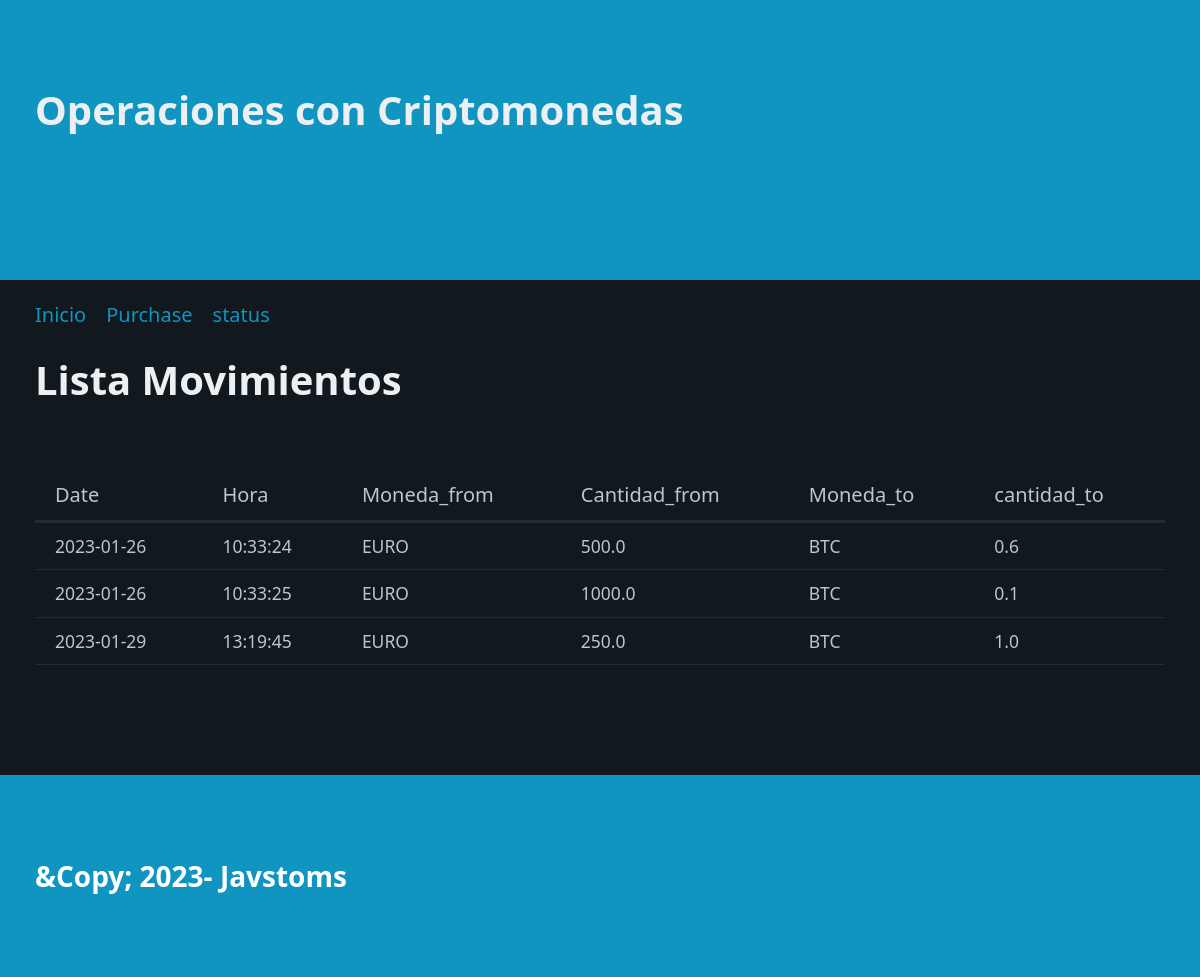
Before: / with the older database file.
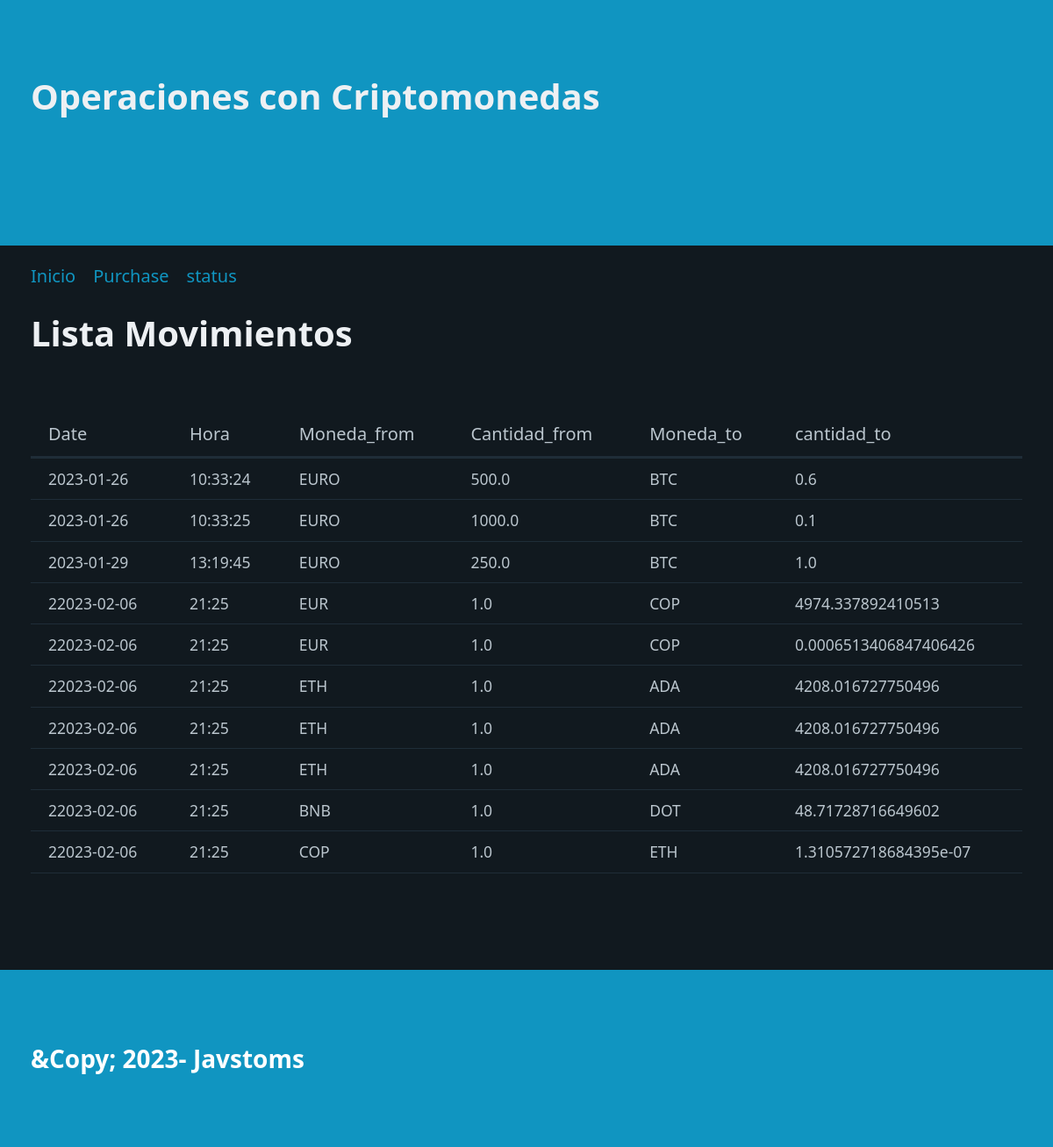
After: the same page with the newer database file.
### tables this page shows
CREATE TABLE "criptos" (
	"id"	INTEGER,
	"date"	TEXT NOT NULL,
	"hora"	TEXT NOT NULL,
	"Moneda_from"	TEXT NOT NULL,
	"Cantidad_from"	REAL NOT NULL,
	"Moneda_to"	TEXT NOT NULL,
	"cantidad_to"	REAL NOT NULL,
	PRIMARY KEY("id" AUTOINCREMENT)
);

### registros_ig/routes.py (the view)
@app.route("/")
def index():
    registros=select_all()
    return render_template("index.html", pageTitle="Registro y movimientos de Criptomonedas",data=registros)

### registros_ig/models.py (called while the page is built)
def select_all():
    connet=Conexion("SELECT id,date,hora,Moneda_from,Cantidad_from,Moneda_to, cantidad_to FROM criptos order by date;")
    filas = connet.cur.fetchall()#capturo las filas de datos
    columnas = connet.res.description#capturo los nombres de columnas
    resultado = []#lista para guardar diccionario
    for fila in filas:
        dato = {}#diccionario para cada registro
        posicion = 0#posicion columna
        for campo in columnas:
            dato[campo[0]]=fila[posicion]
            posicion += 1
        resultado.append(dato)
    connet.con.close()
    return resultado

### registros_ig/templates/index.html
{% extends "base.html" %}
{%block section%}
<h1> Lista Movimientos</h1>
<table id="movements_table">
    <thead>
        <tr>
            <th>Date</th>
            <th>Hora</th>
            <th>Moneda_from</th>
            <th>Cantidad_from</th>
            <th>Moneda_to</th>
            <th>cantidad_to</th>
        </tr>
    </thead>
    <tbody>
        {%for movements in data%}
        <tr>
            <td>{{movements.date}}</td>
            <td>{{movements.hora}}</td>
            <td>{{movements.Moneda_from}}</td>
            <td>{{movements.Cantidad_from}}</td>
            <td>{{movements.Moneda_to}}</td>
            <td>{{movements.cantidad_to}}</td>
        </tr>
        {% endfor %}
    </tbody>
</table>
{%endblock%}

### registros_ig/templates/base.html (shortened to what this page needs)
<!DOCTYPE html>
<html lang="en">
<head>
    <link rel="stylesheet" href="/static/css/pico.css">
    <link rel="stylesheet" href="/static/css/styles.css">
</head>
<body>
    <header>
        <div class="container">
            <h1>Operaciones con Criptomonedas</h1>
        </div>
    </header>
    <nav class="container">
        <ul>
          <li><a href="/" id="Inicio">Inicio</a></li>
          <li><a href="/purchase" id="purchase">Purchase</a></li>
          <li><a href="/status" id="trade">status</a></li>
        </ul>
    </nav>
    <section class ="container">
       {% block section %}
       {% endblock %}
    </section>
    <footer>
        <div class="container">
            &Copy; 2023- Javstoms
        </div>
    </footer>
</body>
</html>

### registros_ig/static/css/styles.css (style rules this page uses)
header,footer { background-color: var(--primary); color: var(--primary-inverse); font-size: 1.4em; font-weight: bold; }
body { min-height: 100vh; display: grid; grid-template-rows: auto 1fr auto; margin: 0 }

Changed rows visible on the page:
added criptos: date "22023-02-06", hora "21:25", Moneda_from "EUR", Cantidad_from "1.0", Moneda_to "COP", cantidad_to "4974.337892410513"
added criptos: date "22023-02-06", hora "21:25", Moneda_from "EUR", Cantidad_from "1.0", Moneda_to "COP", cantidad_to "0.0006513406847406426"
added criptos: date "22023-02-06", hora "21:25", Moneda_from "ETH", Cantidad_from "1.0", Moneda_to "ADA", cantidad_to "4208.016727750496"
added criptos: date "22023-02-06", hora "21:25", Moneda_from "ETH", Cantidad_from "1.0", Moneda_to "ADA", cantidad_to "4208.016727750496"
added criptos: date "22023-02-06", hora "21:25", Moneda_from "ETH", Cantidad_from "1.0", Moneda_to "ADA", cantidad_to "4208.016727750496"
added criptos: date "22023-02-06", hora "21:25", Moneda_from "BNB", Cantidad_from "1.0", Moneda_to "DOT", cantidad_to "48.71728716649602"
added criptos: date "22023-02-06", hora "21:25", Moneda_from "COP", Cantidad_from "1.0", Moneda_to "ETH", cantidad_to "1.310572718684395e-07"
